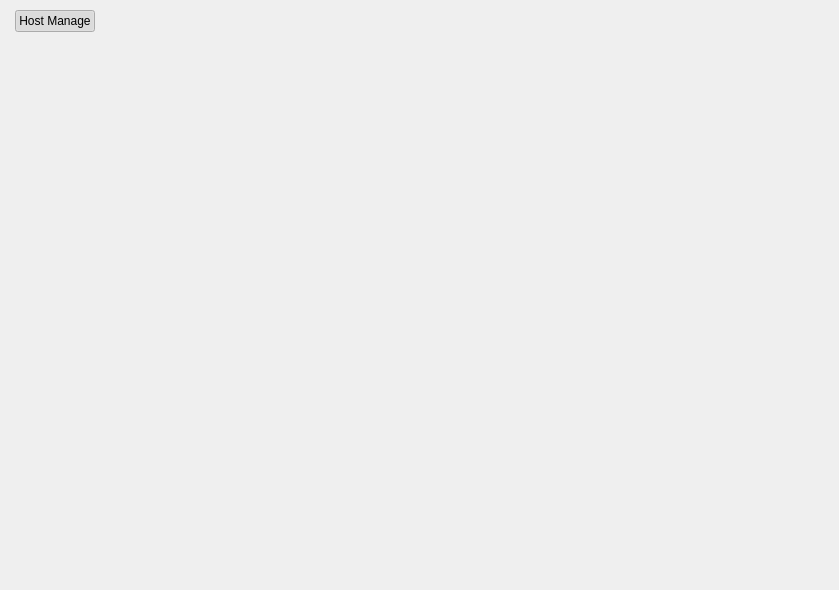
<?xml version="1.0" encoding="UTF-8"?>
<ui version="4.0">
 <class>HelpersPage</class>
 <widget class="QWidget" name="HelpersPage">
  <property name="geometry">
   <rect>
    <x>0</x>
    <y>0</y>
    <width>839</width>
    <height>590</height>
   </rect>
  </property>
  <property name="windowTitle">
   <string>Helpers</string>
  </property>
  <layout class="QGridLayout" name="gridLayout">
   <property name="leftMargin">
    <number>15</number>
   </property>
   <property name="topMargin">
    <number>10</number>
   </property>
   <property name="rightMargin">
    <number>15</number>
   </property>
   <property name="bottomMargin">
    <number>10</number>
   </property>
   <property name="spacing">
    <number>10</number>
   </property>
   <item row="2" column="0" colspan="3">
    <widget class="QStackedWidget" name="stackedWidget"/>
   </item>
   <item row="0" column="0" colspan="3">
    <widget class="QWidget" name="nav" native="true">
     <layout class="QHBoxLayout" name="navLayout">
      <property name="spacing">
       <number>12</number>
      </property>
      <property name="leftMargin">
       <number>0</number>
      </property>
      <property name="topMargin">
       <number>0</number>
      </property>
      <property name="rightMargin">
       <number>0</number>
      </property>
      <property name="bottomMargin">
       <number>0</number>
      </property>
      <item alignment="Qt::AlignLeft">
       <widget class="QPushButton" name="btnHostManage">
        <property name="cursor">
         <cursorShape>PointingHandCursor</cursorShape>
        </property>
        <property name="focusPolicy">
         <enum>Qt::NoFocus</enum>
        </property>
        <property name="text">
         <string>Host Manage</string>
        </property>
        <property name="checkable">
         <bool>true</bool>
        </property>
        <property name="checked">
         <bool>true</bool>
        </property>
        <attribute name="buttonGroup">
         <string notr="true">buttonGroup</string>
        </attribute>
       </widget>
      </item>
      <item>
       <spacer name="horizontalSpacer">
        <property name="orientation">
         <enum>Qt::Horizontal</enum>
        </property>
        <property name="sizeHint" stdset="0">
         <size>
          <width>40</width>
          <height>20</height>
         </size>
        </property>
       </spacer>
      </item>
     </layout>
    </widget>
   </item>
  </layout>
 </widget>
 <resources/>
 <connections/>
 <buttongroups>
  <buttongroup name="buttonGroup"/>
 </buttongroups>
</ui>
